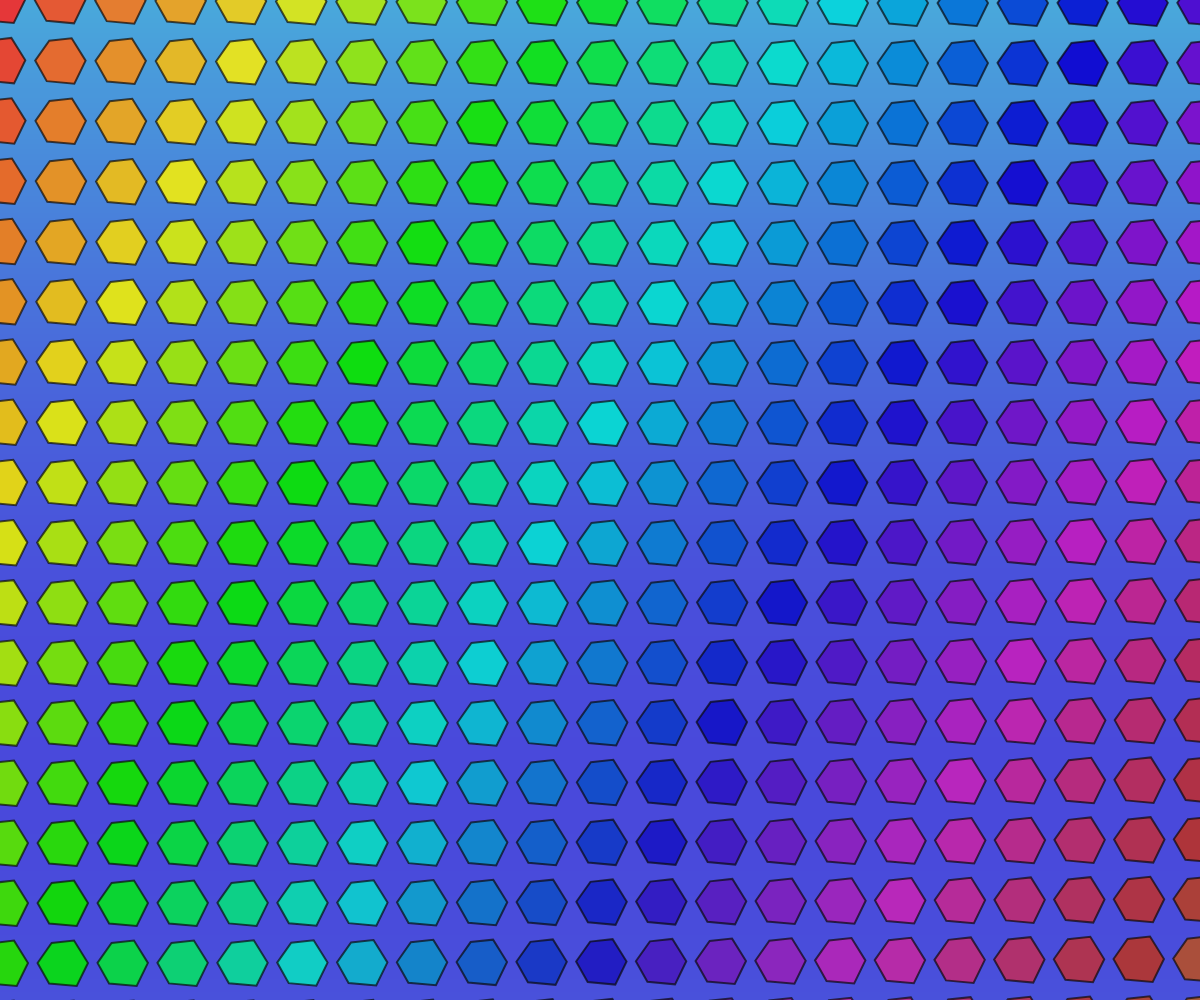
Frame 1 (no input)
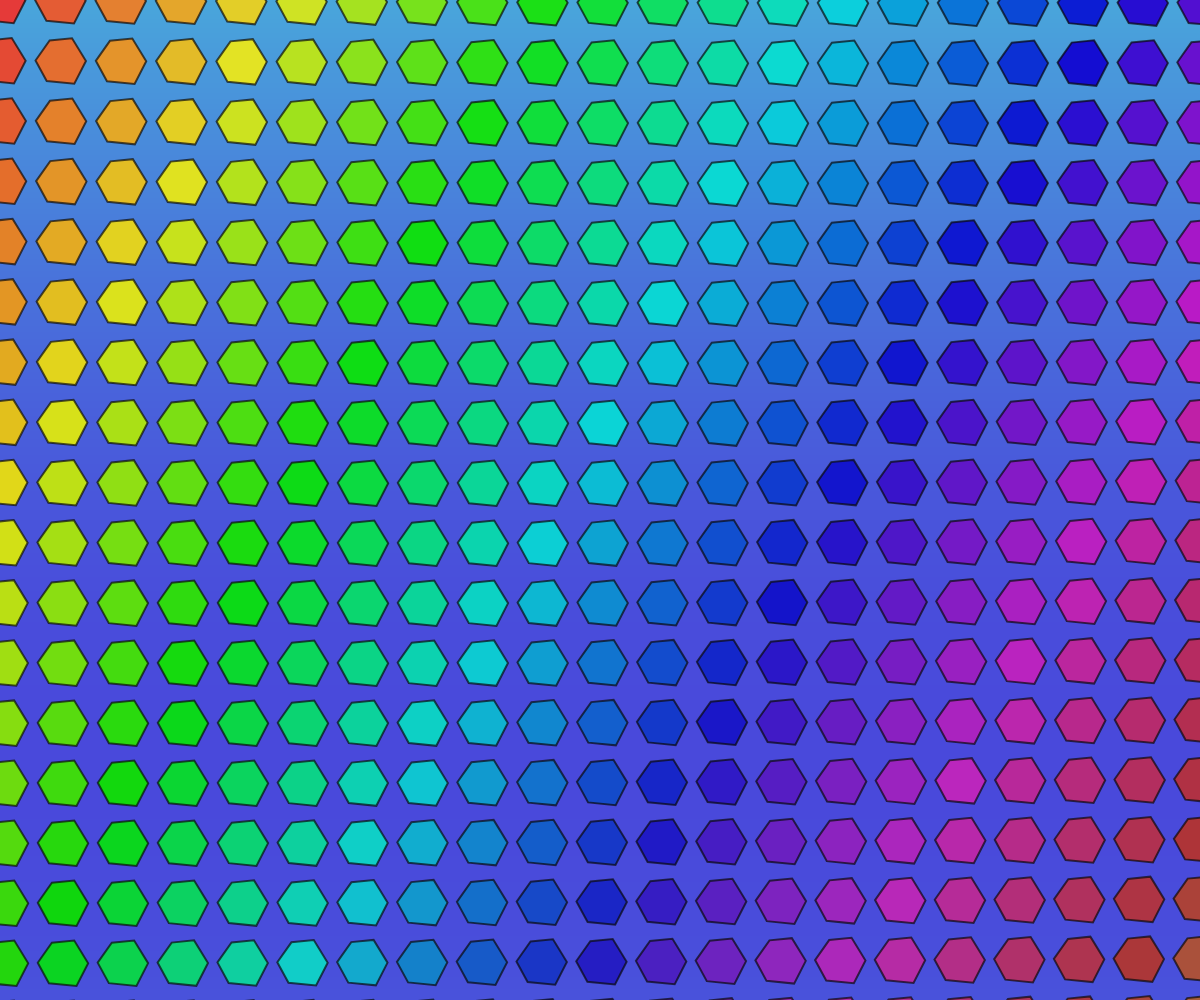
Frame 60 (no input)
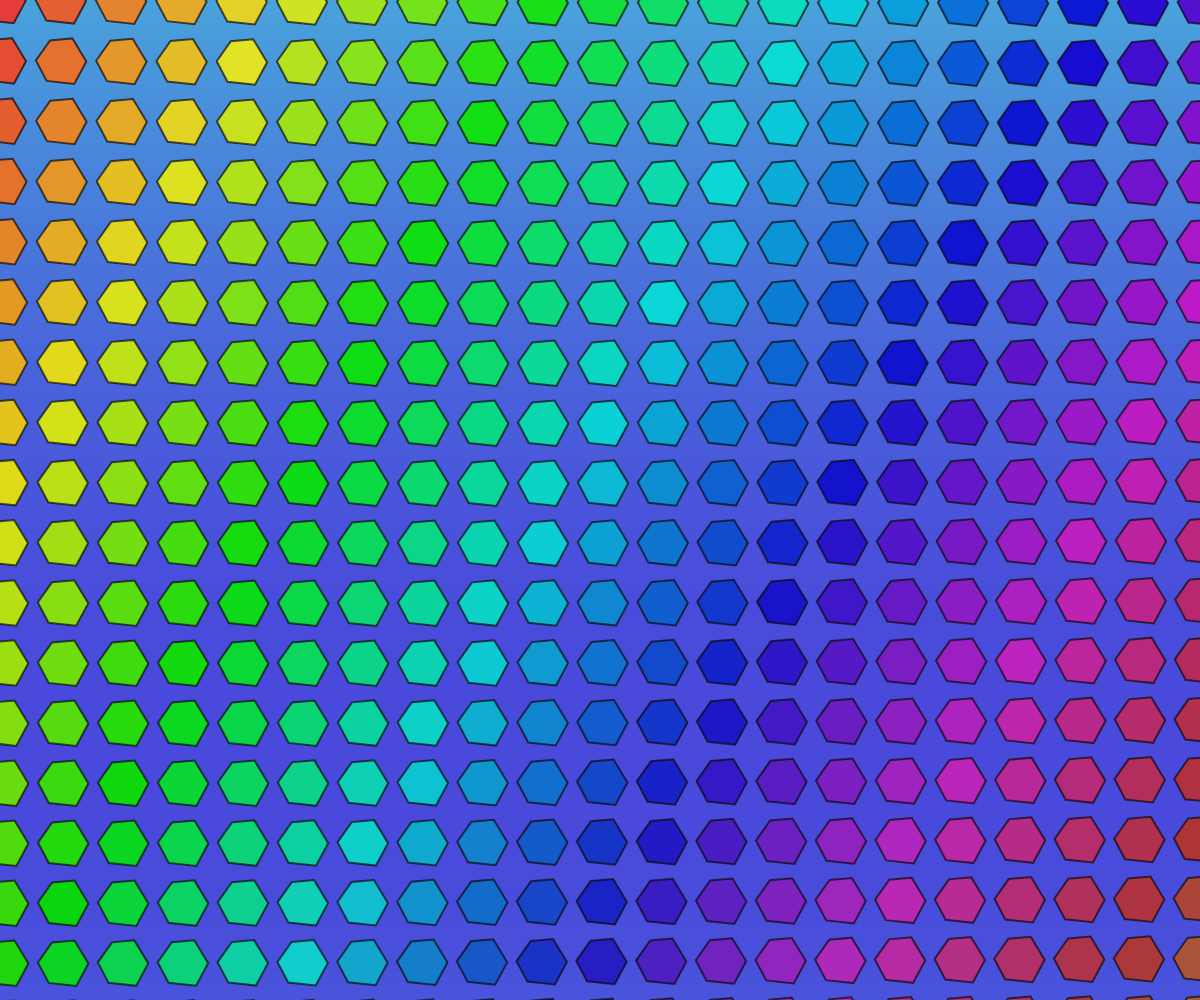
Frame 120 (the mouse pressed at the canvas centre since frame 60)

The p5.js sketch that drew these frames (run headless with seeded random() and noise() and a simulated clock; from frame 60 on, the mouse is pressed at the canvas centre):

// p5.js sketch
// ── sketch.js
function setup() {
  createCanvas(windowWidth, windowHeight);
  colorMode(HSB, 360, 100, 100, 1);
  noStroke();
  
  // Pre-compute tile shapes for performance
  tiles = [];
  let tileSize = 60;
  let cols = width / tileSize + 2;
  let rows = height / tileSize + 2;
  
  for (let y = 0; y < rows; y++) {
    for (let x = 0; x < cols; x++) {
      tiles.push({
        x: x * tileSize,
        y: y * tileSize,
        hue: (x * 13 + y * 7) % 360,
        saturation: 80 + sin(x * 0.1 + y * 0.1) * 20,
        brightness: 70 + cos(x * 0.05 + y * 0.05) * 20,
        offset: createVector(x, y)
      });
    }
  }
}

function draw() {
  let time = millis() * 0.0001;
  
  // Deep shifting background
  for (let y = 0; y < height; y++) {
    let inter = map(y, 0, height, 0, 1);
    let hue = (200 + sin(time * 0.3 + inter * 2) * 40) % 360;
    fill(hue, 70, 85, 1);
    rect(0, y, width, 1);
  }
  
  // Draw tiles with subtle undulation
  for (let tile of tiles) {
    let offset = sin(time * 0.5 + tile.offset.x * 0.1 + tile.offset.y * 0.1) * 3;
    
    // Tile shape: a hexagon
    let points = [];
    let radius = 25;
    for (let i = 0; i < 6; i++) {
      let angle = TWO_PI / 6 * i + time * 0.1;
      let x = tile.x + offset + cos(angle) * (radius + sin(time * 0.7 + i) * 3);
      let y = tile.y + offset + sin(angle) * (radius + cos(time * 0.7 + i) * 3);
      points.push({x, y});
    }
    
    // Fill with dynamic color
    fill((tile.hue + time * 10) % 360, tile.saturation, tile.brightness, 1);
    beginShape();
    for (let p of points) {
      vertex(p.x, p.y);
    }
    endShape(CLOSE);
    
    // Dark grout lines
    stroke(0, 0, 0, 0.7);
    strokeWeight(2);
    beginShape();
    for (let p of points) {
      vertex(p.x, p.y);
    }
    endShape(CLOSE);
    noStroke();
  }
  
  // Subtle shifting overlay
  let overlayAlpha = 0.05 + sin(time * 0.2) * 0.03;
  fill(240, 20, 100, overlayAlpha);
  rect(0, 0, width, height);
}

function windowResized() {
  resizeCanvas(windowWidth, windowHeight);
}
